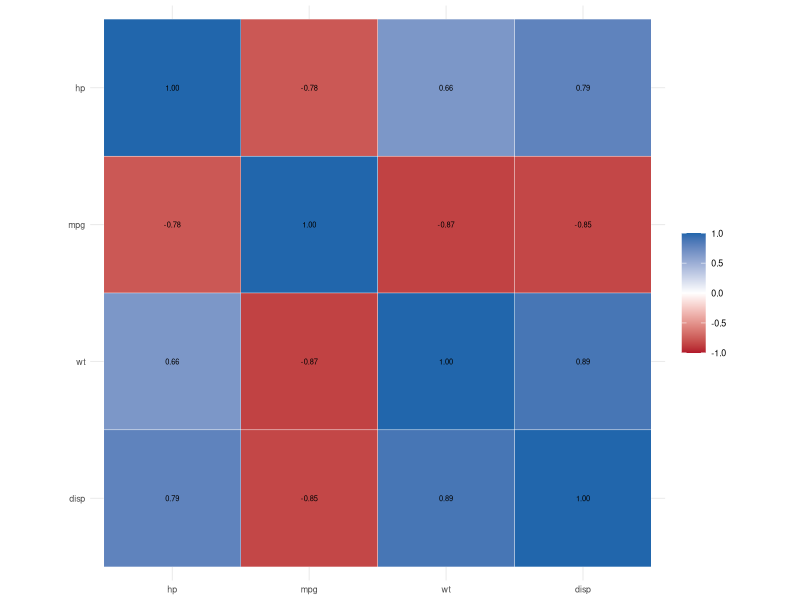
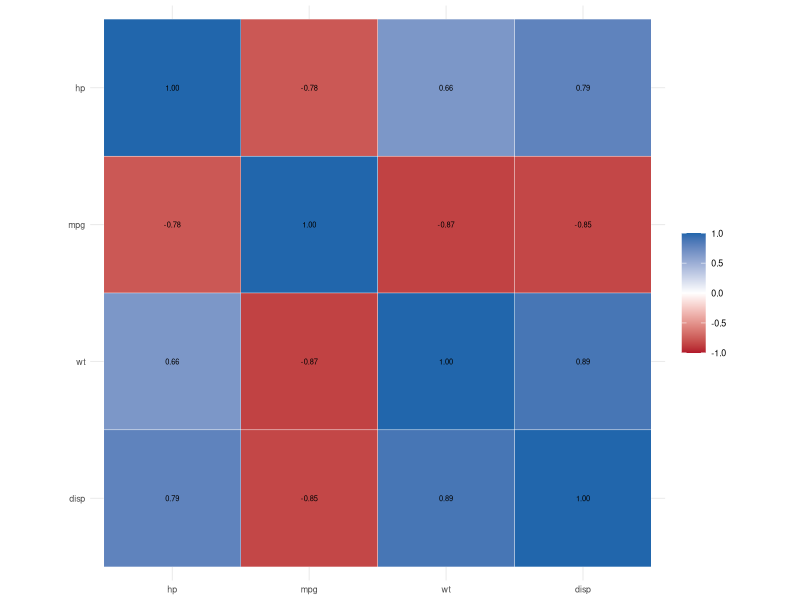

The R source for these figures, in order:
library(dplyr)
library(tidyr)
library(ggplot2)

theme_set(theme_minimal(base_size = 8))

data(mtcars)
mtcars <- mtcars |> select(mpg, wt, hp, disp)

cm  <- cor(mtcars)
ord <- colnames(cm)[hclust(as.dist(1 - abs(cm)))$order]   # cluster ordering

cdf <- as_tibble(cm, rownames = "row") |>
      pivot_longer(-row, names_to = "col", values_to = "r") |>
      mutate(row = factor(row, levels = rev(ord)),
                        col = factor(col, levels = ord))

p <- ggplot(cdf, aes(col, row, fill = r)) +
      geom_tile(colour = "white") +
      geom_text(aes(label = sprintf("%.2f", r)), size = 1.9) +
              scale_fill_gradient2(low = "#B2182B", mid = "white", high = "#2166AC",
                       limits = c(-1, 1)) +
      coord_fixed() +
      labs(x = NULL, y = NULL, fill = NULL)
p

ggsave("eda_mtcars_corr.pdf", p, width = 3.6, height = 3.4)
